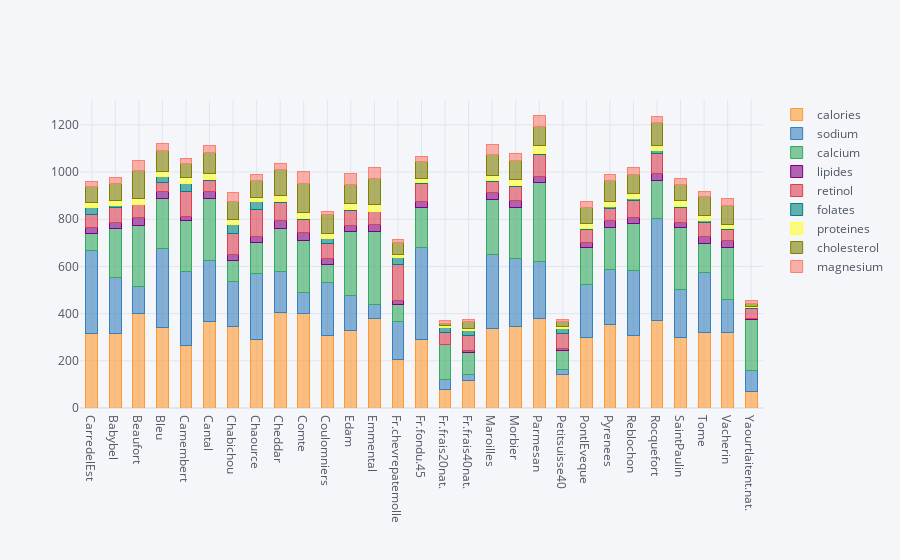

Notebook cell for this chart:
### Code cell
f.iplot(kind="bar", 
        barmode="stack",
        bargap=0.5) ## espacer les colonnes de 0.5

### Figure 1 — Plotly figure (JSON) as saved in the notebook; plotly's stock layout.template omitted (floating-point values rounded to 4 significant figures)
{"data": [{"marker": {"color": "rgba(255, 153, 51, 0.6)", "line": {"color": "rgba(255, 153, 51, 1.0)", "width": 1}}, "name": "calories", "orientation": "v", "text": "", "type": "bar", "x": ["CarredelEst", "Babybel", "Beaufort", "Bleu", "Camembert", "Cantal", "Chabichou", "Chaource", "Cheddar", "Comte", "Coulomniers", "Edam", "Emmental", "Fr.chevrepatemolle", "Fr.fondu.45", "Fr.frais20nat.", "Fr.frais40nat.", "Maroilles", "Morbier", "Parmesan", "Petitsuisse40", "PontlEveque", "Pyrenees", "Reblochon", "Rocquefort", "SaintPaulin", "Tome", "Vacherin", "Yaourtlaitent.nat."], "y": [314, 314, 401, 342, 264, 367, 344, 292, 406, 399, 308, 327, 378, 206, 292, 80, 115, 338, 347, 381, 142, 300, 355, 309, 370, 298, 321, 321, 70]}, {"marker": {"color": "rgba(55, 128, 191, 0.6)", "line": {"color": "rgba(55, 128, 191, 1.0)", "width": 1}}, "name": "sodium", "orientation": "v", "text": "", "type": "bar", "x": ["CarredelEst", "Babybel", "Beaufort", "Bleu", "Camembert", "Cantal", "Chabichou", "Chaource", "Cheddar", "Comte", "Coulomniers", "Edam", "Emmental", "Fr.chevrepatemolle", "Fr.fondu.45", "Fr.frais20nat.", "Fr.frais40nat.", "Maroilles", "Morbier", "Parmesan", "Petitsuisse40", "PontlEveque", "Pyrenees", "Reblochon", "Rocquefort", "SaintPaulin", "Tome", "Vacherin", "Yaourtlaitent.nat."], "y": [353.5, 238, 112, 336, 314, 256, 192, 276, 172, 92, 222, 148, 60, 160, 390, 41, 25, 311, 285, 240, 22, 223, 232, 272, 432, 205, 252, 140, 91]}, {"marker": {"color": "rgba(50, 171, 96, 0.6)", "line": {"color": "rgba(50, 171, 96, 1.0)", "width": 1}}, "name": "calcium", "orientation": "v", "text": "", "type": "bar", "x": ["CarredelEst", "Babybel", "Beaufort", "Bleu", "Camembert", "Cantal", "Chabichou", "Chaource", "Cheddar", "Comte", "Coulomniers", "Edam", "Emmental", "Fr.chevrepatemolle", "Fr.fondu.45", "Fr.frais20nat.", "Fr.frais40nat.", "Maroilles", "Morbier", "Parmesan", "Petitsuisse40", "PontlEveque", "Pyrenees", "Reblochon", "Rocquefort", "SaintPaulin", "Tome", "Vacherin", "Yaourtlaitent.nat."], "y": [72.6, 209.8, 259.4, 211.1, 215.9, 264, 87.2, 132.9, 182.3, 220.5, 79.2, 272.2, 308.2, 72.8, 168.5, 146.3, 94.8, 236.7, 219, 334.6, 78.2, 156.7, 178.9, 202.3, 162, 261, 125.5, 218, 215.7]}, {"marker": {"color": "rgba(128, 0, 128, 0.6)", "line": {"color": "rgba(128, 0, 128, 1.0)", "width": 1}}, "name": "lipides", "orientation": "v", "text": "", "type": "bar", "x": ["CarredelEst", "Babybel", "Beaufort", "Bleu", "Camembert", "Cantal", "Chabichou", "Chaource", "Cheddar", "Comte", "Coulomniers", "Edam", "Emmental", "Fr.chevrepatemolle", "Fr.fondu.45", "Fr.frais20nat.", "Fr.frais40nat.", "Maroilles", "Morbier", "Parmesan", "Petitsuisse40", "PontlEveque", "Pyrenees", "Reblochon", "Rocquefort", "SaintPaulin", "Tome", "Vacherin", "Yaourtlaitent.nat."], "y": [26.3, 25.1, 33.3, 28.9, 19.5, 28.8, 27.9, 25.4, 32.5, 32.4, 25.6, 24.7, 29.4, 18.5, 24, 3.5, 7.8, 29.1, 29.5, 27.5, 10.4, 23.4, 28, 24.6, 31.2, 23.3, 27.3, 29.3, 3.4]}, {"marker": {"color": "rgba(219, 64, 82, 0.6)", "line": {"color": "rgba(219, 64, 82, 1.0)", "width": 1}}, "name": "retinol", "orientation": "v", "text": "", "type": "bar", "x": ["CarredelEst", "Babybel", "Beaufort", "Bleu", "Camembert", "Cantal", "Chabichou", "Chaource", "Cheddar", "Comte", "Coulomniers", "Edam", "Emmental", "Fr.chevrepatemolle", "Fr.fondu.45", "Fr.frais20nat.", "Fr.frais40nat.", "Maroilles", "Morbier", "Parmesan", "Petitsuisse40", "PontlEveque", "Pyrenees", "Reblochon", "Rocquefort", "SaintPaulin", "Tome", "Vacherin", "Yaourtlaitent.nat."], "y": [51.6, 63.7, 54.9, 37.1, 103, 48.8, 90.1, 116.4, 76.4, 55.9, 63.6, 65.7, 56.3, 150.5, 77.4, 50, 64.3, 46.7, 57.6, 90, 63.4, 53, 51.5, 73.1, 83.5, 60.4, 62.3, 49.2, 42.9]}, {"marker": {"color": "rgba(0, 128, 128, 0.6)", "line": {"color": "rgba(0, 128, 128, 1.0)", "width": 1}}, "name": "folates", "orientation": "v", "text": "", "type": "bar", "x": ["CarredelEst", "Babybel", "Beaufort", "Bleu", "Camembert", "Cantal", "Chabichou", "Chaource", "Cheddar", "Comte", "Coulomniers", "Edam", "Emmental", "Fr.chevrepatemolle", "Fr.fondu.45", "Fr.frais20nat.", "Fr.frais40nat.", "Maroilles", "Morbier", "Parmesan", "Petitsuisse40", "PontlEveque", "Pyrenees", "Reblochon", "Rocquefort", "SaintPaulin", "Tome", "Vacherin", "Yaourtlaitent.nat."], "y": [30.3, 6.4, 1.2, 27.5, 36.4, 5.7, 36.3, 32.5, 4.9, 1.3, 21.1, 5.5, 2.4, 31, 5.5, 20, 22.6, 3.6, 5.8, 5.2, 20.4, 4, 6.8, 8.1, 13.3, 6.7, 6.2, 3.7, 2.9]}, {"marker": {"color": "rgba(255, 255, 51, 0.6)", "line": {"color": "rgba(255, 255, 51, 1.0)", "width": 1}}, "name": "proteines", "orientation": "v", "text": "", "type": "bar", "x": ["CarredelEst", "Babybel", "Beaufort", "Bleu", "Camembert", "Cantal", "Chabichou", "Chaource", "Cheddar", "Comte", "Coulomniers", "Edam", "Emmental", "Fr.chevrepatemolle", "Fr.fondu.45", "Fr.frais20nat.", "Fr.frais40nat.", "Maroilles", "Morbier", "Parmesan", "Petitsuisse40", "PontlEveque", "Pyrenees", "Reblochon", "Rocquefort", "SaintPaulin", "Tome", "Vacherin", "Yaourtlaitent.nat."], "y": [21, 22.6, 26.6, 20.2, 23.4, 23, 19.5, 17.8, 26, 29.2, 20.5, 24.7, 29.4, 11.1, 16.8, 8.3, 7, 20.4, 23.6, 35.7, 9.4, 21.1, 22.4, 19.7, 18.7, 23.3, 21.8, 17.6, 4.1]}, {"marker": {"color": "rgba(128, 128, 0, 0.6)", "line": {"color": "rgba(128, 128, 0, 1.0)", "width": 1}}, "name": "cholesterol", "orientation": "v", "text": "", "type": "bar", "x": ["CarredelEst", "Babybel", "Beaufort", "Bleu", "Camembert", "Cantal", "Chabichou", "Chaource", "Cheddar", "Comte", "Coulomniers", "Edam", "Emmental", "Fr.chevrepatemolle", "Fr.fondu.45", "Fr.frais20nat.", "Fr.frais40nat.", "Maroilles", "Morbier", "Parmesan", "Petitsuisse40", "PontlEveque", "Pyrenees", "Reblochon", "Rocquefort", "SaintPaulin", "Tome", "Vacherin", "Yaourtlaitent.nat."], "y": [70, 70, 120, 90, 60, 90, 80, 70, 110, 120, 80, 80, 110, 50, 70, 10, 30, 90, 80, 80, 20, 70, 90, 80, 100, 70, 80, 80, 13]}, {"marker": {"color": "rgba(251, 128, 114, 0.6)", "line": {"color": "rgba(251, 128, 114, 1.0)", "width": 1}}, "name": "magnesium", "orientation": "v", "text": "", "type": "bar", "x": ["CarredelEst", "Babybel", "Beaufort", "Bleu", "Camembert", "Cantal", "Chabichou", "Chaource", "Cheddar", "Comte", "Coulomniers", "Edam", "Emmental", "Fr.chevrepatemolle", "Fr.fondu.45", "Fr.frais20nat.", "Fr.frais40nat.", "Maroilles", "Morbier", "Parmesan", "Petitsuisse40", "PontlEveque", "Pyrenees", "Reblochon", "Rocquefort", "SaintPaulin", "Tome", "Vacherin", "Yaourtlaitent.nat."], "y": [20, 27, 41, 27, 20, 30, 36, 25, 28, 51, 13, 44, 45, 16, 20, 11, 10, 40, 30, 46, 10, 22, 25, 30, 25, 26, 20, 30, 14]}], "layout": {"bargap": 0.5, "barmode": "stack", "legend": {"bgcolor": "#F5F6F9", "font": {"color": "#4D5663"}, "traceorder": "normal"}, "paper_bgcolor": "#F5F6F9", "plot_bgcolor": "#F5F6F9", "title": {"font": {"color": "#4D5663"}}, "xaxis": {"gridcolor": "#E1E5ED", "showgrid": true, "tickfont": {"color": "#4D5663"}, "title": {"font": {"color": "#4D5663"}, "text": ""}, "zerolinecolor": "#E1E5ED"}, "yaxis": {"gridcolor": "#E1E5ED", "showgrid": true, "tickfont": {"color": "#4D5663"}, "title": {"font": {"color": "#4D5663"}, "text": ""}, "zerolinecolor": "#E1E5ED"}}}
